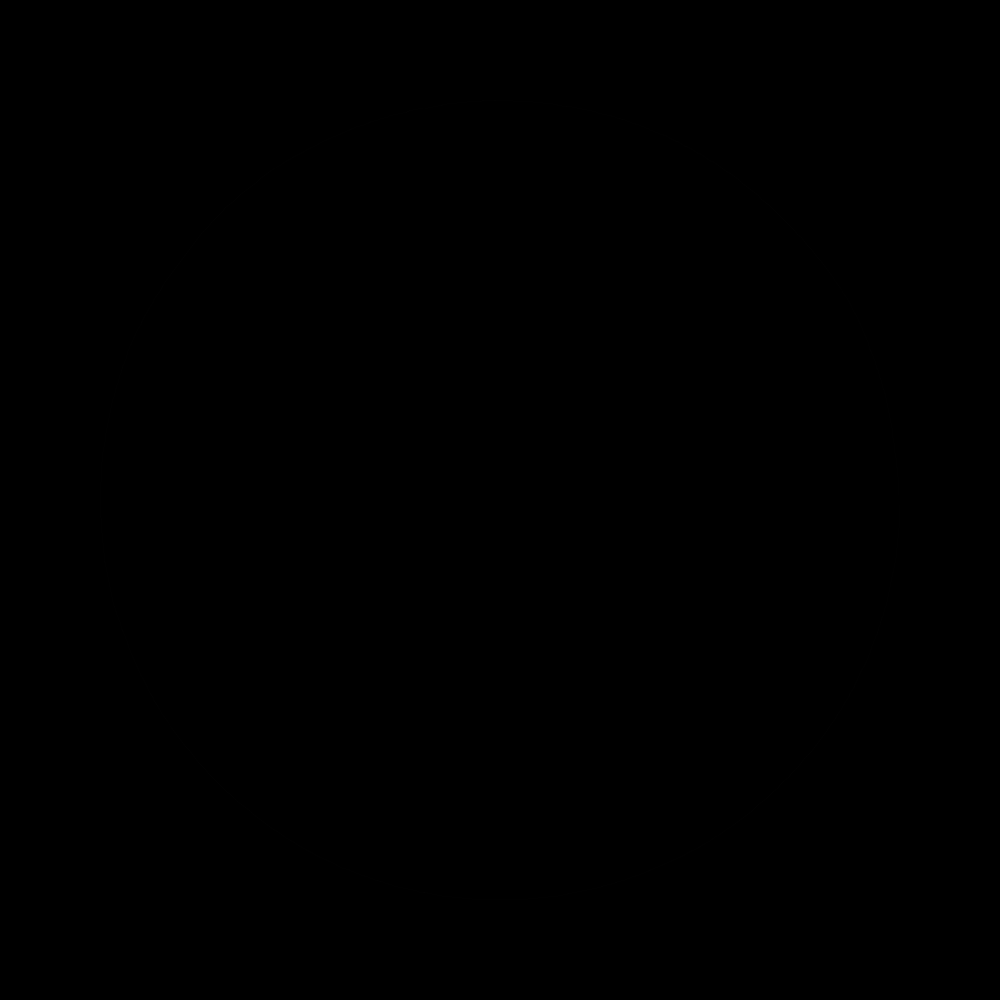
Frame 1 (no input)
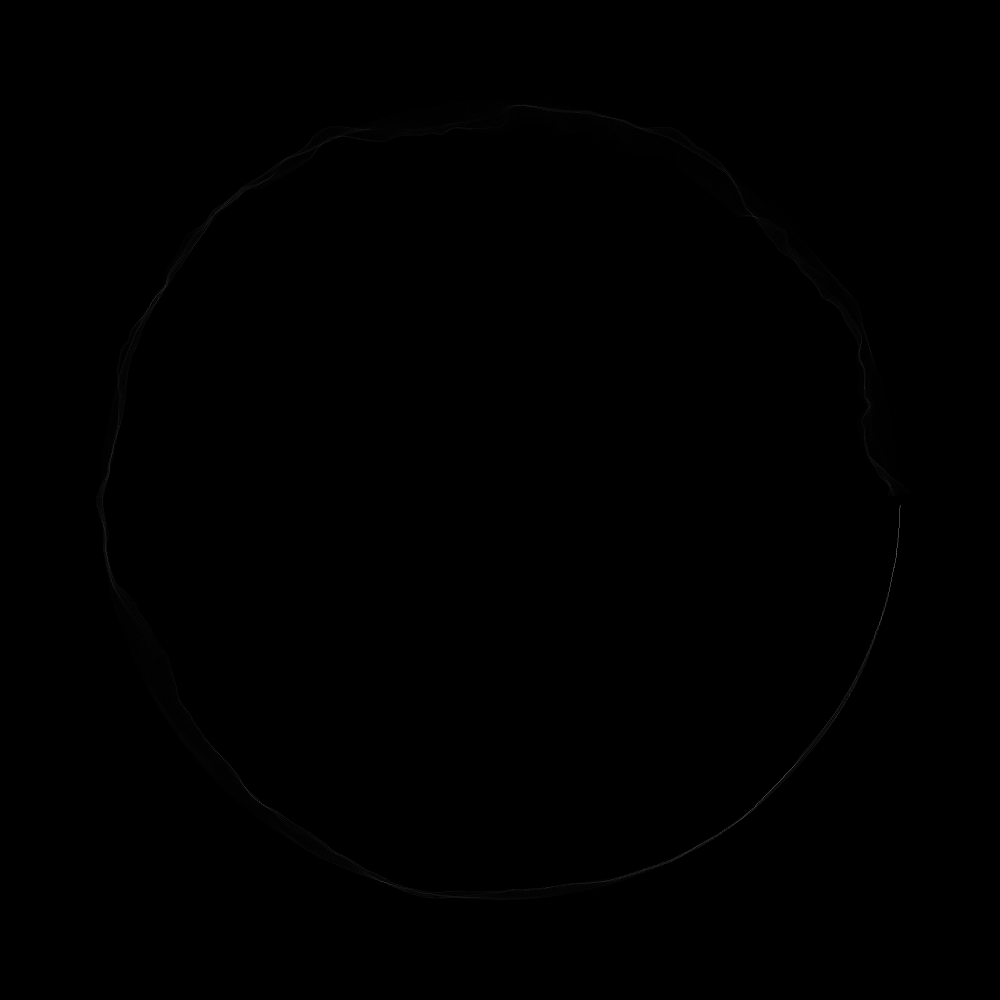
Frame 60 (the mouse pressed at the canvas centre just before this capture)
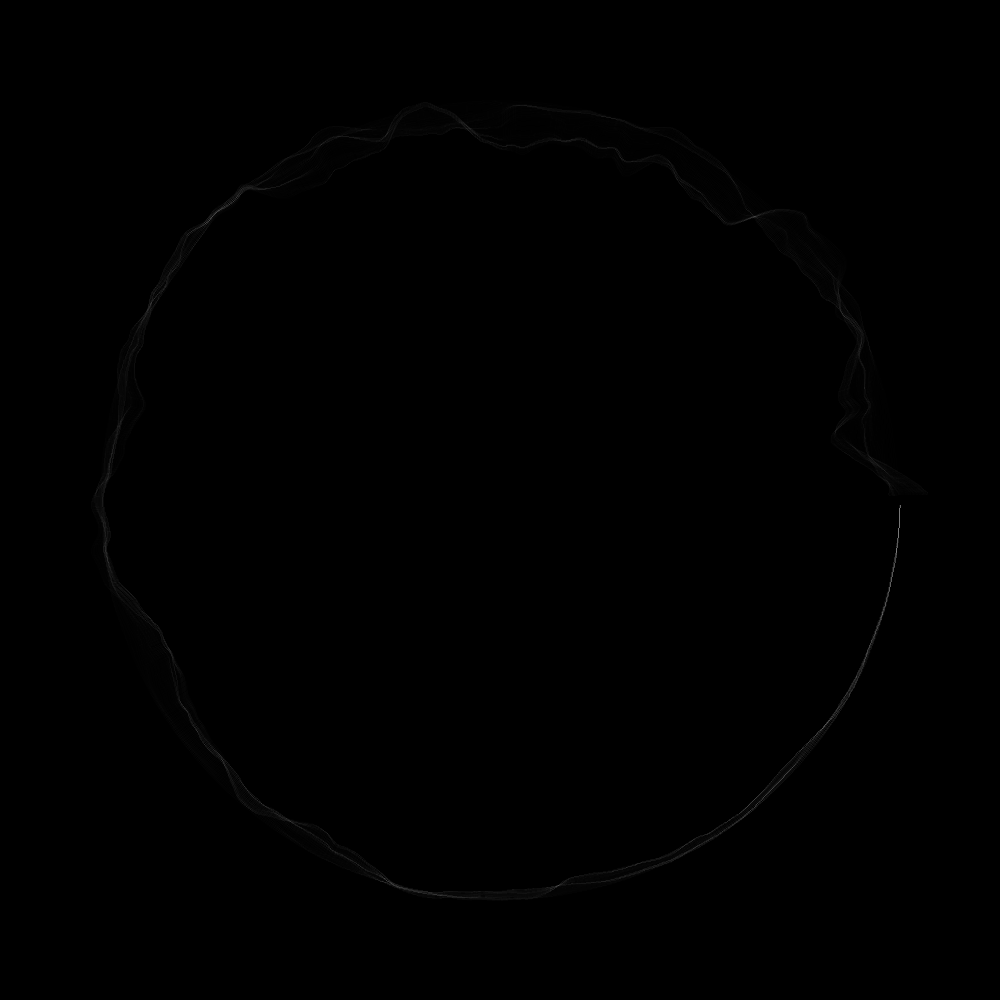
Frame 120 (the mouse held since frame 60 and released just before this capture)

The Processing sketch that drew these frames (run headless with seeded random() and noise(); from frame 60 on, the mouse is pressed at the canvas centre):

// Processing sketch: xx_noise_curve_change
// ── xx_noise_curve_change.pde
PVector[] points;
float counter = 0;
float scale = 0.05;
float radius = 400;

void setup(){
  size(1000,1000);
  smooth(4);
  background(0);
  noFill();
  stroke(255,10);
  strokeWeight(0.001);
  
  points = new PVector[500];
  for (int i = 0; i < points.length; i++){
    points[i] = new PVector(width/2  + radius*cos(TWO_PI/points.length*i),
                            height/2 + radius*sin(TWO_PI/points.length*i));
  }
  
  
}

void draw() {
  for (int i = 0; i < points.length; i++){
    float curving = i;
    PVector centerVector = new PVector(points[i].x - width/2, points[i].y - height/2);
    centerVector.setMag((noise(i*scale,counter*scale)-0.5)*(curving/100));
    points[i].add(centerVector);
  }
    
  beginShape();
  for (int i = 0; i < points.length; i++){
    curveVertex(points[i].x,points[i].y);
  }
  curveVertex(points[0].x, points[0].y);
  endShape();
  
  counter += 1; 
}

void mouseClicked() {
  noLoop();
}
